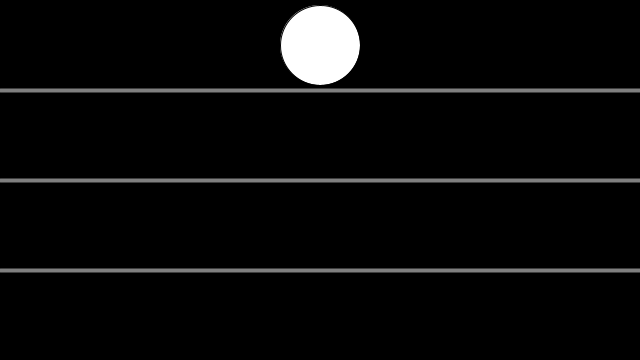
Frame 1 (no input)
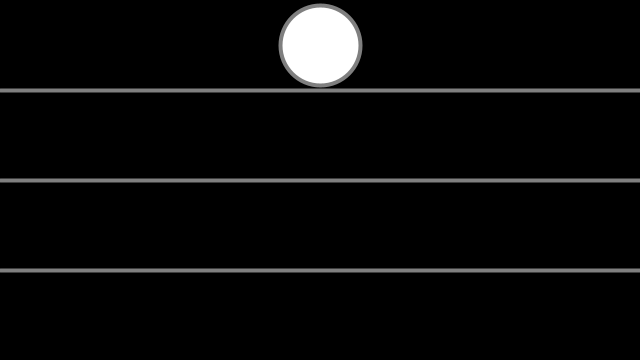
Frame 60 (the mouse pressed at the canvas centre just before this capture)
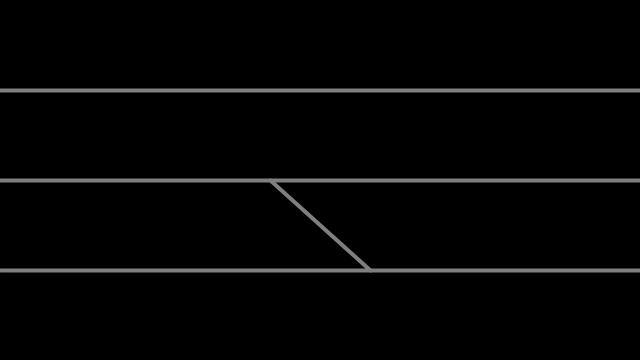
Frame 120 (the mouse held since frame 60 and released just before this capture)

The Processing sketch that drew these frames (run headless with seeded random() and noise(); from frame 60 on, the mouse is pressed at the canvas centre):

// Processing sketch: conditionalPractice
// ── conditionalPractice.pde
void setup() {
  size(640, 360);
  rectMode(CENTER);
}

void draw() {
  background(0);

  if (mouseY < height / 4) {
    circle(width * .5, height / 8 , 80);
  } else if (mouseY < height / 4 * 2) {
    square(width * .5, 135 , 80);
  } else if (mouseY < height / 4 * 3) {
    line(width * .5 - 50, height * .5 , width * .5 + 50, height * .5 + 90 );
  } else {
    rect(width * .5, 315, 150, 60, 15);
  }

  stroke(127);
  strokeWeight(4);
  line(0, height / 4, width, height / 4);
  line(0, 2 * height / 4, width, 2 * height / 4);
  line(0, 3 * height / 4, width, 3 * height / 4);
}
